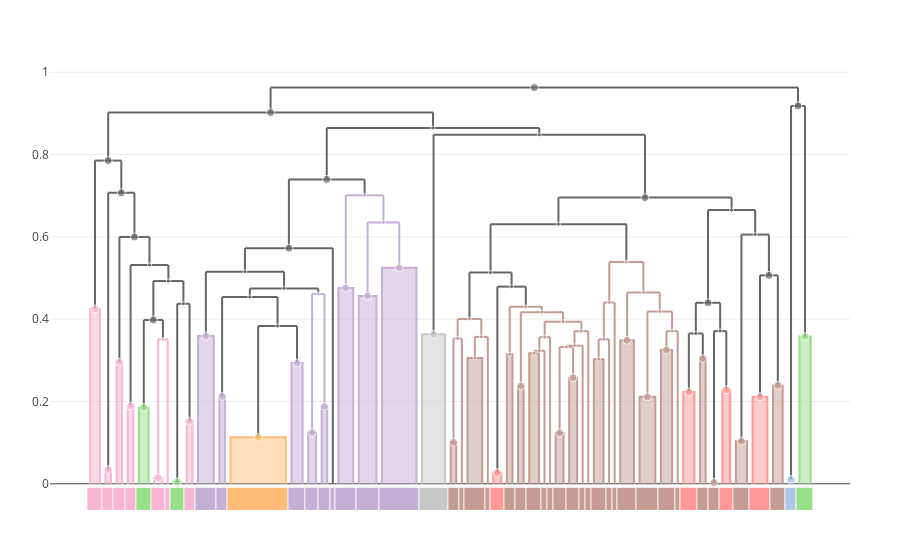

The notebook cell saved with this chart:
### Code cell
plot(dendrogram(cdata, trees["all"]))

### Figure 1 — Plotly figure (JSON) as saved in the notebook; plotly's stock layout.template omitted (floating-point values rounded to 4 significant figures; data arrays with more than 128 entries replaced by an {"elided": "..."} marker saying what was removed)
{"data": [{"fill": "toself", "hoverinfo": "skip", "line": {"color": "#98DF8A"}, "mode": "lines", "showlegend": false, "type": "scatter", "x": [128.0, 128.0, 130.0, 130.0], "y": [0, 0.3578, 0.3578, 0], "yaxis": "y"}, {"hoverinfo": "skip", "line": {"color": "#666666"}, "mode": "lines", "showlegend": false, "type": "scatter", "x": [33.3, 127.7, null, 33.3, 33.3, null, 127.7, 127.7, null], "y": [0.9629, 0.9629, null, 0.9629, 0.9021, null, 0.9629, 0.9181, null], "yaxis": "y"}, {"fill": "toself", "hoverinfo": "skip", "line": {"color": "#98DF8A"}, "mode": "lines", "showlegend": false, "type": "scatter", "x": [9.732, 9.732, 11.46, 11.46], "y": [0, 0.1854, 0.1854, 0], "yaxis": "y"}, {"fill": "toself", "hoverinfo": "skip", "line": {"color": "#FFBB78"}, "mode": "lines", "showlegend": false, "type": "scatter", "x": [26.12, 26.12, 36.02, 36.02], "y": [0, 0.1129, 0.1129, 0], "yaxis": "y"}, {"fill": "toself", "hoverinfo": "skip", "line": {"color": "#FF9896"}, "mode": "lines", "showlegend": false, "type": "scatter", "x": [119.6, 119.6, 122.2, 122.2], "y": [0, 0.2117, 0.2117, 0], "yaxis": "y"}, {"hoverinfo": "skip", "line": {"color": "#C49C94"}, "mode": "lines", "showlegend": false, "type": "scatter", "x": [82.36, 88.92, null, 82.36, 82.36, null, 88.92, 88.92, null], "y": [0.3939, 0.3939, null, 0.3939, 0.3562, null, 0.3939, 0.3708, null], "yaxis": "y"}, {"fill": "toself", "hoverinfo": "skip", "line": {"color": "#C7C7C7"}, "mode": "lines", "showlegend": false, "type": "scatter", "x": [60.41, 60.41, 64.53, 64.53], "y": [0, 0.3633, 0.3633, 0], "yaxis": "y"}, {"hoverinfo": "skip", "line": {"color": "#C49C94"}, "mode": "lines", "showlegend": false, "type": "scatter", "x": [81.39, 83.32, null, 81.39, 81.39, null, 83.32, 83.32, null], "y": [0.3562, 0.3562, null, 0.3562, 0.3233, null, 0.3562, 0, null], "yaxis": "y"}, {"hoverinfo": "skip", "line": {"color": "#666666"}, "mode": "lines", "showlegend": false, "type": "scatter", "x": [84.82, 115.8, null, 84.82, 84.82, null, 115.8, 115.8, null], "y": [0.6953, 0.6953, null, 0.6953, 0.6309, null, 0.6953, 0.6652, null], "yaxis": "y"}, {"fill": "toself", "hoverinfo": "skip", "line": {"color": "#C49C94"}, "mode": "lines", "showlegend": false, "type": "scatter", "x": [103.2, 103.2, 105.2, 105.2], "y": [0, 0.3251, 0.3251, 0], "yaxis": "y"}, {"fill": "toself", "hoverinfo": "skip", "line": {"color": "#C49C94"}, "mode": "lines", "showlegend": false, "type": "scatter", "x": [79.59, 79.59, 81.32, 81.32], "y": [0, 0.317, 0.317, 0], "yaxis": "y"}, {"fill": "toself", "hoverinfo": "skip", "line": {"color": "#F7B6D2"}, "mode": "lines", "showlegend": false, "type": "scatter", "x": [18.29, 18.29, 19.29, 19.29], "y": [0, 0.152, 0.152, 0], "yaxis": "y"}, {"fill": "toself", "hoverinfo": "skip", "line": {"color": "#AEC7E8"}, "mode": "lines", "showlegend": false, "type": "scatter", "x": [126.0, 126.0, 127.0, 127.0], "y": [0, 0.01095, 0.01095, 0], "yaxis": "y"}, {"hoverinfo": "skip", "line": {"color": "#666666"}, "mode": "lines", "showlegend": false, "type": "scatter", "x": [12.31, 17.69, null, 12.31, 12.31, null, 17.69, 17.69, null], "y": [0.4925, 0.4925, null, 0.4925, 0.398, null, 0.4925, 0.4374, null], "yaxis": "y"}, {"hoverinfo": "skip", "line": {"color": "#666666"}, "mode": "lines", "showlegend": false, "type": "scatter", "x": [1.866, 6.578, null, 1.866, 1.866, null, 6.578, 6.578, null], "y": [0.7853, 0.7853, null, 0.7853, 0.4248, null, 0.7853, 0.7071, null], "yaxis": "y"}, {"hoverinfo": "skip", "line": {"color": "#666666"}, "mode": "lines", "showlegend": false, "type": "scatter", "x": [21.71, 35.71, null, 21.71, 21.71, null, 35.71, 35.71, null], "y": [0.5152, 0.5152, null, 0.5152, 0.3589, null, 0.5152, 0.4748, null], "yaxis": "y"}, {"fill": "toself", "hoverinfo": "skip", "line": {"color": "#C5B0D5"}, "mode": "lines", "showlegend": false, "type": "scatter", "x": [42.43, 42.43, 43.43, 43.43], "y": [0, 0.1879, 0.1879, 0], "yaxis": "y"}, {"hoverinfo": "skip", "line": {"color": "#666666"}, "mode": "lines", "showlegend": false, "type": "scatter", "x": [4.222, 62.37, null, 4.222, 4.222, null, 62.37, 62.37, null], "y": [0.9021, 0.9021, null, 0.9021, 0.7853, null, 0.9021, 0.8644, null], "yaxis": "y"}, {"fill": "toself", "hoverinfo": "skip", "line": {"color": "#C49C94"}, "mode": "lines", "showlegend": false, "type": "scatter", "x": [116.6, 116.6, 118.6, 118.6], "y": [0, 0.1033, 0.1033, 0], "yaxis": "y"}, {"fill": "toself", "hoverinfo": "skip", "line": {"color": "#C49C94"}, "mode": "lines", "showlegend": false, "type": "scatter", "x": [86.74, 86.74, 88.15, 88.15], "y": [0, 0.2575, 0.2575, 0], "yaxis": "y"}, {"fill": "toself", "hoverinfo": "skip", "line": {"color": "#98DF8A"}, "mode": "lines", "showlegend": false, "type": "scatter", "x": [15.88, 15.88, 17.29, 17.29], "y": [0, 0.00464, 0.00464, 0], "yaxis": "y"}, {"hoverinfo": "skip", "line": {"color": "#C5B0D5"}, "mode": "lines", "showlegend": false, "type": "scatter", "x": [46.76, 53.49, null, 46.76, 46.76, null, 53.49, 53.49, null], "y": [0.7009, 0.7009, null, 0.7009, 0.4759, null, 0.7009, 0.635, null], "yaxis": "y"}, {"hoverinfo": "skip", "line": {"color": "#C49C94"}, "mode": "lines", "showlegend": false, "type": "scatter", "x": [78.09, 85.64, null, 78.09, 78.09, null, 85.64, 85.64, null], "y": [0.417, 0.417, null, 0.417, 0.2375, null, 0.417, 0.3939, null], "yaxis": "y"}, {"hoverinfo": "skip", "line": {"color": "#666666"}, "mode": "lines", "showlegend": false, "type": "scatter", "x": [120.9, 124.1, null, 120.9, 120.9, null, 124.1, 124.1, null], "y": [0.5065, 0.5065, null, 0.5065, 0.2117, null, 0.5065, 0.2389, null], "yaxis": "y"}, {"hoverinfo": "skip", "line": {"color": "#666666"}, "mode": "lines", "showlegend": false, "type": "scatter", "x": [8.232, 15.0, null, 8.232, 8.232, null, 15.0, 15.0, null], "y": [0.5316, 0.5316, null, 0.5316, 0.1893, null, 0.5316, 0.4925, null], "yaxis": "y"}, {"fill": "toself", "hoverinfo": "skip", "line": {"color": "#F7B6D2"}, "mode": "lines", "showlegend": false, "type": "scatter", "x": [12.46, 12.46, 13.88, 13.88], "y": [0, 0.0149, 0.0149, 0], "yaxis": "y"}, {"fill": "toself", "hoverinfo": "skip", "line": {"color": "#C49C94"}, "mode": "lines", "showlegend": false, "type": "scatter", "x": [77.59, 77.59, 78.59, 78.59], "y": [0, 0.2375, 0.2375, 0], "yaxis": "y"}, {"hoverinfo": "skip", "line": {"color": "#666666"}, "mode": "lines", "showlegend": false, "type": "scatter", "x": [31.07, 38.02, null, 31.07, 31.07, null, 38.02, 38.02, null], "y": [0.3832, 0.3832, null, 0.3832, 0.1129, null, 0.3832, 0.2933, null], "yaxis": "y"}, {"hoverinfo": "skip", "line": {"color": "#666666"}, "mode": "lines", "showlegend": false, "type": "scatter", "x": [117.6, 122.5, null, 117.6, 117.6, null, 122.5, 122.5, null], "y": [0.6056, 0.6056, null, 0.6056, 0.1033, null, 0.6056, 0.5065, null], "yaxis": "y"}, {"hoverinfo": "skip", "line": {"color": "#666666"}, "mode": "lines", "showlegend": false, "type": "scatter", "x": [73.88, 78.98, null, 73.88, 73.88, null, 78.98, 78.98, null], "y": [0.479, 0.479, null, 0.479, 0.027, null, 0.479, 0.4299, null], "yaxis": "y"}, {"fill": "toself", "hoverinfo": "skip", "line": {"color": "#C5B0D5"}, "mode": "lines", "showlegend": false, "type": "scatter", "x": [24.12, 24.12, 25.12, 25.12], "y": [0, 0.2124, 0.2124, 0], "yaxis": "y"}, {"fill": "toself", "hoverinfo": "skip", "line": {"color": "#C5B0D5"}, "mode": "lines", "showlegend": false, "type": "scatter", "x": [45.43, 45.43, 48.08, 48.08], "y": [0, 0.4759, 0.4759, 0], "yaxis": "y"}, {"hoverinfo": "skip", "line": {"color": "#C49C94"}, "mode": "lines", "showlegend": false, "type": "scatter", "x": [69.85, 72.18, null, 69.85, 69.85, null, 72.18, 72.18, null], "y": [0.3569, 0.3569, null, 0.3569, 0.3059, null, 0.3569, 0, null], "yaxis": "y"}, {"fill": "toself", "hoverinfo": "skip", "line": {"color": "#C49C94"}, "mode": "lines", "showlegend": false, "type": "scatter", "x": [68.53, 68.53, 71.18, 71.18], "y": [0, 0.3059, 0.3059, 0], "yaxis": "y"}, {"fill": "toself", "hoverinfo": "skip", "line": {"color": "#C49C94"}, "mode": "lines", "showlegend": false, "type": "scatter", "x": [123.2, 123.2, 125.0, 125.0], "y": [0, 0.2389, 0.2389, 0], "yaxis": "y"}, {"hoverinfo": "skip", "line": {"color": "#C49C94"}, "mode": "lines", "showlegend": false, "type": "scatter", "x": [66.78, 71.01, null, 66.78, 66.78, null, 71.01, 71.01, null], "y": [0.4003, 0.4003, null, 0.4003, 0.353, null, 0.4003, 0.3569, null], "yaxis": "y"}, {"fill": "toself", "hoverinfo": "skip", "line": {"color": "#F7B6D2"}, "mode": "lines", "showlegend": false, "type": "scatter", "x": [3.732, 3.732, 4.732, 4.732], "y": [0, 0.03438, 0.03438, 0], "yaxis": "y"}, {"fill": "toself", "hoverinfo": "skip", "line": {"color": "#F7B6D2"}, "mode": "lines", "showlegend": false, "type": "scatter", "x": [5.732, 5.732, 6.732, 6.732], "y": [0, 0.2958, 0.2958, 0], "yaxis": "y"}, {"hoverinfo": "skip", "line": {"color": "#C49C94"}, "mode": "lines", "showlegend": false, "type": "scatter", "x": [87.69, 90.15, null, 87.69, 87.69, null, 90.15, 90.15, null], "y": [0.3708, 0.3708, null, 0.3708, 0.3355, null, 0.3708, 0, null], "yaxis": "y"}, {"fill": "toself", "hoverinfo": "skip", "line": {"color": "#C5B0D5"}, "mode": "lines", "showlegend": false, "type": "scatter", "x": [20.29, 20.29, 23.12, 23.12], "y": [0, 0.3589, 0.3589, 0], "yaxis": "y"}, {"hoverinfo": "skip", "line": {"color": "#C5B0D5"}, "mode": "lines", "showlegend": false, "type": "scatter", "x": [50.66, 56.32, null, 50.66, 50.66, null, 56.32, 56.32, null], "y": [0.635, 0.635, null, 0.635, 0.4565, null, 0.635, 0.5249, null], "yaxis": "y"}, {"hoverinfo": "skip", "line": {"color": "#666666"}, "mode": "lines", "showlegend": false, "type": "scatter", "x": [29.58, 41.83, null, 29.58, 29.58, null, 41.83, 41.83, null], "y": [0.4748, 0.4748, null, 0.4748, 0.4538, null, 0.4748, 0.4611, null], "yaxis": "y"}, {"hoverinfo": "skip", "line": {"color": "#C49C94"}, "mode": "lines", "showlegend": false, "type": "scatter", "x": [97.11, 103.0, null, 97.11, 97.11, null, 103.0, 103.0, null], "y": [0.4647, 0.4647, null, 0.4647, 0.3485, null, 0.4647, 0.4185, null], "yaxis": "y"}, {"hoverinfo": "skip", "line": {"color": "#666666"}, "mode": "lines", "showlegend": false, "type": "scatter", "x": [108.2, 110.7, null, 108.2, 108.2, null, 110.7, 110.7, null], "y": [0.3652, 0.3652, null, 0.3652, 0.223, null, 0.3652, 0.3042, null], "yaxis": "y"}, {"fill": "toself", "hoverinfo": "skip", "line": {"color": "#C5B0D5"}, "mode": "lines", "showlegend": false, "type": "scatter", "x": [49.08, 49.08, 52.24, 52.24], "y": [0, 0.4565, 0.4565, 0], "yaxis": "y"}, {"hoverinfo": "skip", "line": {"color": "#666666"}, "mode": "lines", "showlegend": false, "type": "scatter", "x": [112.7, 114.9, null, 112.7, 112.7, null, 114.9, 114.9, null], "y": [0.371, 0.371, null, 0.371, 0.003094, null, 0.371, 0.2285, null], "yaxis": "y"}, {"fill": "toself", "hoverinfo": "skip", "line": {"color": "#C49C94"}, "mode": "lines", "showlegend": false, "type": "scatter", "x": [75.59, 75.59, 76.59, 76.59], "y": [0, 0.3145, 0.3145, 0], "yaxis": "y"}, {"fill": "toself", "hoverinfo": "skip", "line": {"color": "#F7B6D2"}, "mode": "lines", "showlegend": false, "type": "scatter", "x": [1, 1, 2.732, 2.732], "y": [0, 0.4248, 0.4248, 0], "yaxis": "y"}, {"hoverinfo": "skip", "line": {"color": "#666666"}, "mode": "lines", "showlegend": false, "type": "scatter", "x": [10.6, 14.02, null, 10.6, 10.6, null, 14.02, 14.02, null], "y": [0.398, 0.398, null, 0.398, 0.1854, null, 0.398, 0.351, null], "yaxis": "y"}, {"hoverinfo": "skip", "line": {"color": "#666666"}, "mode": "lines", "showlegend": false, "type": "scatter", "x": [72.66, 96.97, null, 72.66, 72.66, null, 96.97, 96.97, null], "y": [0.6309, 0.6309, null, 0.6309, 0.5132, null, 0.6309, 0.5386, null], "yaxis": "y"}, {"hoverinfo": "skip", "line": {"color": "#C49C94"}, "mode": "lines", "showlegend": false, "type": "scatter", "x": [93.92, 100.0, null, 93.92, 93.92, null, 100.0, 100.0, null], "y": [0.5386, 0.5386, null, 0.5386, 0.4404, null, 0.5386, 0.4647, null], "yaxis": "y"}, {"fill": "toself", "hoverinfo": "skip", "line": {"color": "#F7B6D2"}, "mode": "lines", "showlegend": false, "type": "scatter", "x": [7.732, 7.732, 8.732, 8.732], "y": [0, 0.1893, 0.1893, 0], "yaxis": "y"}, {"hoverinfo": "skip", "line": {"color": "#666666"}, "mode": "lines", "showlegend": false, "type": "scatter", "x": [68.9, 76.43, null, 68.9, 68.9, null, 76.43, 76.43, null], "y": [0.5132, 0.5132, null, 0.5132, 0.4003, null, 0.5132, 0.479, null], "yaxis": "y"}, {"fill": "toself", "hoverinfo": "skip", "line": {"color": "#C5B0D5"}, "mode": "lines", "showlegend": false, "type": "scatter", "x": [37.02, 37.02, 39.02, 39.02], "y": [0, 0.2933, 0.2933, 0], "yaxis": "y"}, {"hoverinfo": "skip", "line": {"color": "#666666"}, "mode": "lines", "showlegend": false, "type": "scatter", "x": [24.62, 34.55, null, 24.62, 24.62, null, 34.55, 34.55, null], "y": [0.4538, 0.4538, null, 0.4538, 0.2124, null, 0.4538, 0.3832, null], "yaxis": "y"}, {"fill": "toself", "hoverinfo": "skip", "line": {"color": "#C49C94"}, "mode": "lines", "showlegend": false, "type": "scatter", "x": [84.32, 84.32, 85.74, 85.74], "y": [0, 0.1235, 0.1235, 0], "yaxis": "y"}, {"fill": "toself", "hoverinfo": "skip", "line": {"color": "#C49C94"}, "mode": "lines", "showlegend": false, "type": "scatter", "x": [65.53, 65.53, 66.53, 66.53], "y": [0, 0.1006, 0.1006, 0], "yaxis": "y"}, {"hoverinfo": "skip", "line": {"color": "#666666"}, "mode": "lines", "showlegend": false, "type": "scatter", "x": [36.57, 50.13, null, 36.57, 36.57, null, 50.13, 50.13, null], "y": [0.7396, 0.7396, null, 0.7396, 0.5725, null, 0.7396, 0.7009, null], "yaxis": "y"}, {"fill": "toself", "hoverinfo": "skip", "line": {"color": "#FF9896"}, "mode": "lines", "showlegend": false, "type": "scatter", "x": [114.2, 114.2, 115.6, 115.6], "y": [0, 0.2285, 0.2285, 0], "yaxis": "y"}, {"hoverinfo": "skip", "line": {"color": "#C49C94"}, "mode": "lines", "showlegend": false, "type": "scatter", "x": [92.02, 93.88, null, 92.02, 92.02, null, 93.88, 93.88, null], "y": [0.3512, 0.3512, null, 0.3512, 0.3027, null, 0.3512, 0, null], "yaxis": "y"}, {"hoverinfo": "skip", "line": {"color": "#C49C94"}, "mode": "lines", "showlegend": false, "type": "scatter", "x": [104.2, 106.2, null, 104.2, 104.2, null, 106.2, 106.2, null], "y": [0.3711, 0.3711, null, 0.3711, 0.3251, null, 0.3711, 0, null], "yaxis": "y"}, {"hoverinfo": "skip", "line": {"color": "#C49C94"}, "mode": "lines", "showlegend": false, "type": "scatter", "x": [80.46, 82.32, null, 80.46, 80.46, null, 82.32, 82.32, null], "y": [0.3233, 0.3233, null, 0.3233, 0.317, null, 0.3233, 0, null], "yaxis": "y"}, {"fill": "toself", "hoverinfo": "skip", "line": {"color": "#C5B0D5"}, "mode": "lines", "showlegend": false, "type": "scatter", "x": [53.24, 53.24, 59.41, 59.41], "y": [0, 0.5249, 0.5249, 0], "yaxis": "y"}, {"fill": "toself", "hoverinfo": "skip", "line": {"color": "#C49C94"}, "mode": "lines", "showlegend": false, "type": "scatter", "x": [95.88, 95.88, 98.33, 98.33], "y": [0, 0.3485, 0.3485, 0], "yaxis": "y"}, {"hoverinfo": "skip", "line": {"color": "#666666"}, "mode": "lines", "showlegend": false, "type": "scatter", "x": [6.232, 11.62, null, 6.232, 6.232, null, 11.62, 11.62, null], "y": [0.5997, 0.5997, null, 0.5997, 0.2958, null, 0.5997, 0.5316, null], "yaxis": "y"}, {"hoverinfo": "skip", "line": {"color": "#666666"}, "mode": "lines", "showlegend": false, "type": "scatter", "x": [126.5, 129.0, null, 126.5, 126.5, null, 129.0, 129.0, null], "y": [0.9181, 0.9181, null, 0.9181, 0.01095, null, 0.9181, 0.3578, null], "yaxis": "y"}, {"hoverinfo": "skip", "line": {"color": "#666666"}, "mode": "lines", "showlegend": false, "type": "scatter", "x": [4.232, 8.924, null, 4.232, 4.232, null, 8.924, 8.924, null], "y": [0.7071, 0.7071, null, 0.7071, 0.03438, null, 0.7071, 0.5997, null], "yaxis": "y"}, {"hoverinfo": "skip", "line": {"color": "#C49C94"}, "mode": "lines", "showlegend": false, "type": "scatter", "x": [85.03, 87.44, null, 85.03, 85.03, null, 87.44, 87.44, null], "y": [0.3324, 0.3324, null, 0.3324, 0.1235, null, 0.3324, 0.2575, null], "yaxis": "y"}, {"hoverinfo": "skip", "line": {"color": "#666666"}, "mode": "lines", "showlegend": false, "type": "scatter", "x": [28.71, 44.43, null, 28.71, 28.71, null, 44.43, 44.43, null], "y": [0.5725, 0.5725, null, 0.5725, 0.5152, null, 0.5725, 0, null], "yaxis": "y"}, {"hoverinfo": "skip", "line": {"color": "#666666"}, "mode": "lines", "showlegend": false, "type": "scatter", "x": [62.47, 100.3, null, 62.47, 62.47, null, 100.3, 100.3, null], "y": [0.8479, 0.8479, null, 0.8479, 0.3633, null, 0.8479, 0.6953, null], "yaxis": "y"}, {"hoverinfo": "skip", "line": {"color": "#C49C94"}, "mode": "lines", "showlegend": false, "type": "scatter", "x": [86.24, 89.15, null, 86.24, 86.24, null, 89.15, 89.15, null], "y": [0.3355, 0.3355, null, 0.3355, 0.3324, null, 0.3355, 0, null], "yaxis": "y"}, {"hoverinfo": "skip", "line": {"color": "#666666"}, "mode": "lines", "showlegend": false, "type": "scatter", "x": [111.6, 120.0, null, 111.6, 111.6, null, 120.0, 120.0, null], "y": [0.6652, 0.6652, null, 0.6652, 0.4397, null, 0.6652, 0.6056, null], "yaxis": "y"}, {"fill": "toself", "hoverinfo": "skip", "line": {"color": "#C49C94"}, "mode": "lines", "showlegend": false, "type": "scatter", "x": [91.15, 91.15, 92.88, 92.88], "y": [0, 0.3027, 0.3027, 0], "yaxis": "y"}, {"hoverinfo": "skip", "line": {"color": "#C5B0D5"}, "mode": "lines", "showlegend": false, "type": "scatter", "x": [40.73, 42.93, null, 40.73, 40.73, null, 42.93, 42.93, null], "y": [0.4611, 0.4611, null, 0.4611, 0.1244, null, 0.4611, 0.1879, null], "yaxis": "y"}, {"fill": "toself", "hoverinfo": "skip", "line": {"color": "#C49C94"}, "mode": "lines", "showlegend": false, "type": "scatter", "x": [112.2, 112.2, 113.2, 113.2], "y": [0, 0.003094, 0.003094, 0], "yaxis": "y"}, {"hoverinfo": "skip", "line": {"color": "#C49C94"}, "mode": "lines", "showlegend": false, "type": "scatter", "x": [76.09, 81.86, null, 76.09, 76.09, null, 81.86, 81.86, null], "y": [0.4299, 0.4299, null, 0.4299, 0.3145, null, 0.4299, 0.417, null], "yaxis": "y"}, {"hoverinfo": "skip", "line": {"color": "#F7B6D2"}, "mode": "lines", "showlegend": false, "type": "scatter", "x": [13.17, 14.88, null, 13.17, 13.17, null, 14.88, 14.88, null], "y": [0.351, 0.351, null, 0.351, 0.0149, null, 0.351, 0, null], "yaxis": "y"}, {"hoverinfo": "skip", "line": {"color": "#C49C94"}, "mode": "lines", "showlegend": false, "type": "scatter", "x": [100.7, 105.2, null, 100.7, 100.7, null, 105.2, 105.2, null], "y": [0.4185, 0.4185, null, 0.4185, 0.2113, null, 0.4185, 0.3711, null], "yaxis": "y"}, {"hoverinfo": "skip", "line": {"color": "#666666"}, "mode": "lines", "showlegend": false, "type": "scatter", "x": [16.59, 18.79, null, 16.59, 16.59, null, 18.79, 18.79, null], "y": [0.4374, 0.4374, null, 0.4374, 0.00464, null, 0.4374, 0.152, null], "yaxis": "y"}, {"fill": "toself", "hoverinfo": "skip", "line": {"color": "#FF9896"}, "mode": "lines", "showlegend": false, "type": "scatter", "x": [107.2, 107.2, 109.2, 109.2], "y": [0, 0.223, 0.223, 0], "yaxis": "y"}, {"fill": "toself", "hoverinfo": "skip", "line": {"color": "#C49C94"}, "mode": "lines", "showlegend": false, "type": "scatter", "x": [110.2, 110.2, 111.2, 111.2], "y": [0, 0.3042, 0.3042, 0], "yaxis": "y"}, {"fill": "toself", "hoverinfo": "skip", "line": {"color": "#C49C94"}, "mode": "lines", "showlegend": false, "type": "scatter", "x": [99.33, 99.33, 102.2, 102.2], "y": [0, 0.2113, 0.2113, 0], "yaxis": "y"}, {"hoverinfo": "skip", "line": {"color": "#666666"}, "mode": "lines", "showlegend": false, "type": "scatter", "x": [43.35, 81.39, null, 43.35, 43.35, null, 81.39, 81.39, null], "y": [0.8644, 0.8644, null, 0.8644, 0.7396, null, 0.8644, 0.8479, null], "yaxis": "y"}, {"hoverinfo": "skip", "line": {"color": "#C49C94"}, "mode": "lines", "showlegend": false, "type": "scatter", "x": [92.95, 94.88, null, 92.95, 92.95, null, 94.88, 94.88, null], "y": [0.4404, 0.4404, null, 0.4404, 0.3512, null, 0.4404, 0, null], "yaxis": "y"}, {"fill": "toself", "hoverinfo": "skip", "line": {"color": "#FF9896"}, "mode": "lines", "showlegend": false, "type": "scatter", "x": [73.18, 73.18, 74.59, 74.59], "y": [0, 0.027, 0.027, 0], "yaxis": "y"}, {"fill": "toself", "hoverinfo": "skip", "line": {"color": "#C5B0D5"}, "mode": "lines", "showlegend": false, "type": "scatter", "x": [40.02, 40.02, 41.43, 41.43], "y": [0, 0.1244, 0.1244, 0], "yaxis": "y"}, {"hoverinfo": "skip", "line": {"color": "#666666"}, "mode": "lines", "showlegend": false, "type": "scatter", "x": [109.4, 113.8, null, 109.4, 109.4, null, 113.8, 113.8, null], "y": [0.4397, 0.4397, null, 0.4397, 0.3652, null, 0.4397, 0.371, null], "yaxis": "y"}, {"hoverinfo": "skip", "line": {"color": "#C49C94"}, "mode": "lines", "showlegend": false, "type": "scatter", "x": [66.03, 67.53, null, 66.03, 66.03, null, 67.53, 67.53, null], "y": [0.353, 0.353, null, 0.353, 0.1006, null, 0.353, 0, null], "yaxis": "y"}, {"customdata": {"elided": "88x3 mixed values"}, "hovertemplate": "ID: %{customdata[0]}<br>\nHeight: %{y:.3f}<br>\nGenome count: %{customdata[1]}\n<br>\n%{customdata[2]}\n<extra></extra>", "marker": {"color": ["#98DF8A", "#666666", "#98DF8A", "#FFBB78", "#FF9896", "#C49C94", "#C7C7C7", "#C49C94", "#666666", "#C49C94", "#C49C94", "#F7B6D2", "#AEC7E8", "#666666", "#666666", "#666666", "#C5B0D5", "#666666", "#C49C94", "#C49C94", "#98DF8A", "#C5B0D5", "#C49C94", "#666666", "#666666", "#F7B6D2", "#C49C94", "#666666", "#666666", "#666666", "#C5B0D5", "#C5B0D5", "#C49C94", "#C49C94", "#C49C94", "#C49C94", "#F7B6D2", "#F7B6D2", "#C49C94", "#C5B0D5", "#C5B0D5", "#666666", "#C49C94", "#666666", "#C5B0D5", "#666666", "#C49C94", "#F7B6D2", "#666666", "#666666", "#C49C94", "#F7B6D2", "#666666", "#C5B0D5", "#666666", "#C49C94", "#C49C94", "#666666", "#FF9896", "#C49C94", "#C49C94", "#C49C94", "#C5B0D5", "#C49C94", "#666666", "#666666", "#666666", "#C49C94", "#666666", "#666666", "#C49C94", "#666666", "#C49C94", "#C5B0D5", "#C49C94", "#C49C94", "#F7B6D2", "#C49C94", "#666666", "#FF9896", "#C49C94", "#C49C94", "#666666", "#C49C94", "#FF9896", "#C5B0D5", "#666666", "#C49C94"], "size": [8, 8, 8, 8, 8, 4, 8, 4, 8, 8, 4, 8, 8, 4, 8, 4, 8, 8, 8, 8, 8, 4, 4, 8, 4, 8, 8, 4, 4, 4, 8, 8, 4, 4, 8, 4, 8, 8, 4, 8, 4, 4, 4, 4, 8, 4, 4, 8, 8, 4, 4, 8, 4, 8, 4, 8, 8, 8, 8, 4, 4, 4, 8, 8, 8, 8, 8, 4, 8, 4, 4, 4, 4, 4, 8, 4, 4, 4, 4, 8, 8, 8, 4, 4, 8, 8, 8, 4]}, "mode": "markers", "showlegend": false, "type": "scatter", "x": [129.0, 80.5, 10.6, 31.07, 120.9, 85.64, 62.47, 82.36, 100.3, 104.2, 80.46, 18.79, 126.5, 15.0, 4.222, 28.71, 42.93, 33.3, 117.6, 87.44, 16.59, 50.13, 81.86, 122.5, 11.62, 13.17, 78.09, 34.55, 120.0, 76.43, 24.62, 46.76, 71.01, 69.85, 124.1, 68.9, 4.232, 6.232, 88.92, 21.71, 53.49, 35.71, 100.0, 109.4, 50.66, 113.8, 76.09, 1.866, 12.31, 84.82, 96.97, 8.232, 72.66, 38.02, 29.58, 85.03, 66.03, 43.35, 114.9, 92.95, 105.2, 81.39, 56.32, 97.11, 8.924, 127.7, 6.578, 86.24, 36.57, 81.39, 87.69, 115.8, 92.02, 41.83, 112.7, 78.98, 14.02, 103.0, 17.69, 108.2, 110.7, 100.7, 62.37, 93.92, 73.88, 40.73, 111.6, 66.78], "y": [0.3578, 0.9629, 0.1854, 0.1129, 0.2117, 0.3939, 0.3633, 0.3562, 0.6953, 0.3251, 0.317, 0.152, 0.01095, 0.4925, 0.7853, 0.5152, 0.1879, 0.9021, 0.1033, 0.2575, 0.00464, 0.7009, 0.417, 0.5065, 0.5316, 0.0149, 0.2375, 0.3832, 0.6056, 0.479, 0.2124, 0.4759, 0.3569, 0.3059, 0.2389, 0.4003, 0.03438, 0.2958, 0.3708, 0.3589, 0.635, 0.4748, 0.4647, 0.3652, 0.4565, 0.371, 0.3145, 0.4248, 0.398, 0.6309, 0.5386, 0.1893, 0.5132, 0.2933, 0.4538, 0.1235, 0.1006, 0.7396, 0.2285, 0.3512, 0.3711, 0.3233, 0.5249, 0.3485, 0.5997, 0.9181, 0.7071, 0.3324, 0.5725, 0.8479, 0.3355, 0.6652, 0.3027, 0.4611, 0.003094, 0.4299, 0.351, 0.4185, 0.4374, 0.223, 0.3042, 0.2113, 0.8644, 0.4404, 0.027, 0.1244, 0.4397, 0.353], "yaxis": "y"}, {"colorscale": [[0, "#666666"], [0.1, "#AEC7E8"], [0.2, "#FFBB78"], [0.3, "#98DF8A"], [0.4, "#FF9896"], [0.5, "#C5B0D5"], [0.6, "#C49C94"], [0.7, "#F7B6D2"], [0.8, "#C7C7C7"], [0.9, "#DBDB8D"], [1, "#9EDAE5"]], "customdata": [[["ID 599", "cereus subgroup 3"], ["ID 457", "cereus subgroup 3"], ["ID 558", "cereus subgroup 3"], ["ID 522", "cereus subgroup 3"], ["ID 520", "mycoides"], ["ID 433", "cereus subgroup 3"], ["Genome 290", "cereus subgroup 3"], ["ID 407", "mycoides"], ["ID 512", "cereus subgroup 3"], ["ID 585", "cereus subgroup 1"], ["ID 533", "cereus subgroup 1"], ["ID 495", "anthracis"], ["ID 555", "cereus subgroup 1"], ["ID 501", "cereus subgroup 1"], ["ID 521", "cereus subgroup 1"], ["Genome 135", "cereus subgroup 1"], ["ID 609", "cereus subgroup 1"], ["ID 605", "cereus subgroup 1"], ["ID 615", "cereus subgroup 1"], ["ID 586", "cereus subgroup 4"], ["ID 488", "cereus subgroup 2"], ["Genome 247", "cereus subgroup 2"], ["ID 563", "cereus subgroup 2"], ["Genome 214", "cereus subgroup 2"], ["ID 449", "thuringiensis"], ["ID 567", "cereus subgroup 2"], ["ID 538", "cereus subgroup 2"], ["ID 569", "cereus subgroup 2"], ["Genome 221", "cereus subgroup 2"], ["Genome 228", "cereus subgroup 2"], ["ID 500", "cereus subgroup 2"], ["ID 544", "cereus subgroup 2"], ["Genome 280", "cereus subgroup 2"], ["Genome 272", "cereus subgroup 2"], ["ID 560", "cereus subgroup 2"], ["Genome 257", "cereus subgroup 2"], ["Genome 278", "cereus subgroup 2"], ["ID 577", "cereus subgroup 2"], ["ID 529", "cereus subgroup 2"], ["ID 573", "cereus subgroup 2"], ["Genome 263", "cereus subgroup 2"], ["ID 535", "thuringiensis"], ["ID 561", "cereus subgroup 2"], ["ID 389", "cereus subgroup 2"], ["ID 536", "thuringiensis"], ["ID 490", "cereus subgroup 2"], ["ID 530", "thuringiensis"], ["ID 539", "cereus subgroup 2"], ["ID 428", "gaemokensis"], ["ID 584", "mycoides"]]], "hovertemplate": "%{customdata[0]} <br>\n%{customdata[1]}\n<extra></extra>\n", "showscale": false, "type": "heatmap", "x": [0.5, 3.232, 5.232, 7.232, 9.232, 11.96, 14.38, 15.38, 17.79, 19.79, 23.62, 25.62, 36.52, 39.52, 41.93, 43.93, 44.93, 48.58, 52.74, 59.91, 65.03, 67.03, 68.03, 71.68, 72.68, 75.09, 77.09, 79.09, 81.82, 82.82, 83.82, 86.24, 88.65, 89.65, 90.65, 93.38, 94.38, 95.38, 98.83, 102.7, 105.7, 106.7, 109.7, 111.7, 113.7, 116.1, 119.1, 122.7, 125.5, 127.5, 130.5], "xgap": 1, "yaxis": "y2", "z": [[7, 7, 7, 7, 3, 7, 7, 3, 7, 5, 5, 2, 5, 5, 5, 5, 5, 5, 5, 8, 6, 6, 6, 6, 4, 6, 6, 6, 6, 6, 6, 6, 6, 6, 6, 6, 6, 6, 6, 6, 6, 4, 6, 6, 4, 6, 4, 6, 1, 3]], "zmax": 10, "zmin": 0}], "layout": {"autosize": true, "hovermode": "closest", "margin": {"b": 50, "l": 50, "r": 50, "t": 60}, "xaxis": {"autorange": true, "range": [-5.803, 136.6], "type": "linear", "visible": false}, "yaxis": {"autorange": true, "range": [-0.06586, 1.032], "type": "linear"}, "yaxis2": {"autorange": true, "domain": [0, 0.05], "fixedrange": true, "range": [-0.5, 0.5], "visible": false}}}
